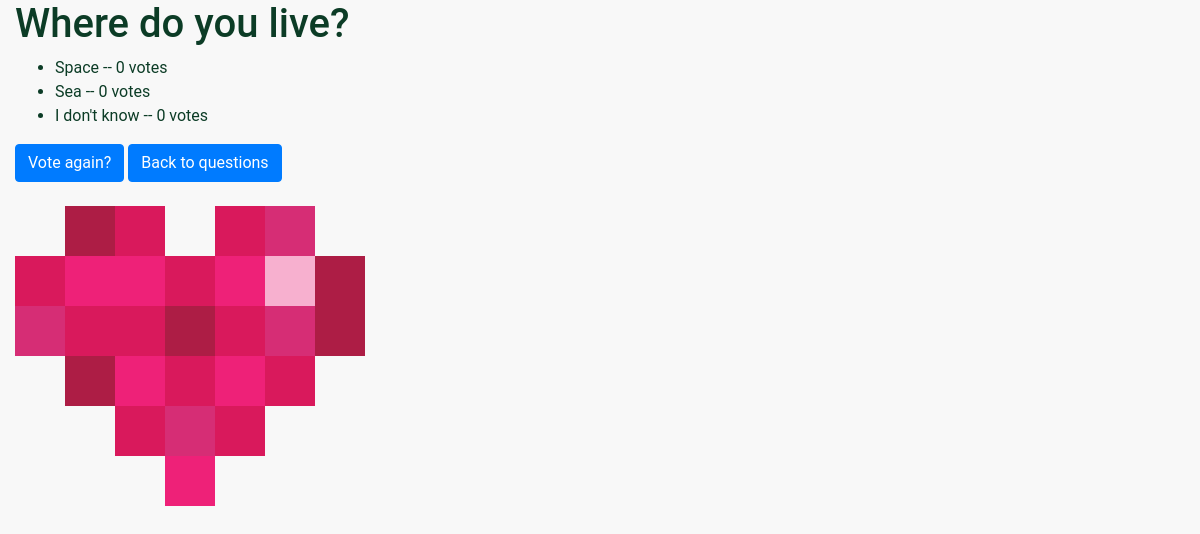
Screenshot of /polls/3/results/ with the database file from the repository.
### polls/models.py (models this page shows, shortened)
class Question(models.Model):
    question_text = models.CharField(max_length=200)
    pub_date = models.DateTimeField('date published')

class Choice(models.Model):
    question = models.ForeignKey(Question, on_delete=models.CASCADE)
    choice_text = models.CharField(max_length=200)
    votes = models.IntegerField(default=0)

### polls/views.py (the view)
# urls.py: path('<int:pk>/results/', views.ResultsView.as_view(), name='results'),
class ResultsView(generic.DetailView):
    model = Question
    template_name = 'polls/results.html'

### polls/templates/polls/results.html (shortened to what this page needs)
{% load static %}
<link rel="stylesheet" type="text/css" href="{% static 'polls/style.css' %}">
<link rel="stylesheet" href="https://cdn.jsdelivr.net/npm/bootstrap@4.6.0/dist/css/bootstrap.min.css">
<div class="container-fluid">
    <h1>{{ question.question_text }}</h1>
    <ul>
    {% for choice in question.choice_set.all %}
        <li>{{ choice.choice_text }} -- {{ choice.votes }} vote{{ choice.votes|pluralize }}</li>
    {% endfor %}
    </ul>
    <a href="{% url 'polls:detail' question.id %}" class="btn btn-default btn-primary">Vote again?</a>
    <a href="{% url 'polls:index' %}" class="btn btn-default btn-primary">Back to questions</a>
    <br/>
    <br/>
    <img src="{% static 'polls/images/fundraising-heart.svg' %}"/>
</div>

### polls/static/polls/style.css (style rules this page uses)
h1 { color: #0C3C26; }

### rows the page displays
Question: question_text "Where do you live?"
Choice: choice_text "Space", votes "0"
Choice: choice_text "Sea", votes "0"
Choice: choice_text "I don't know", votes "0"
